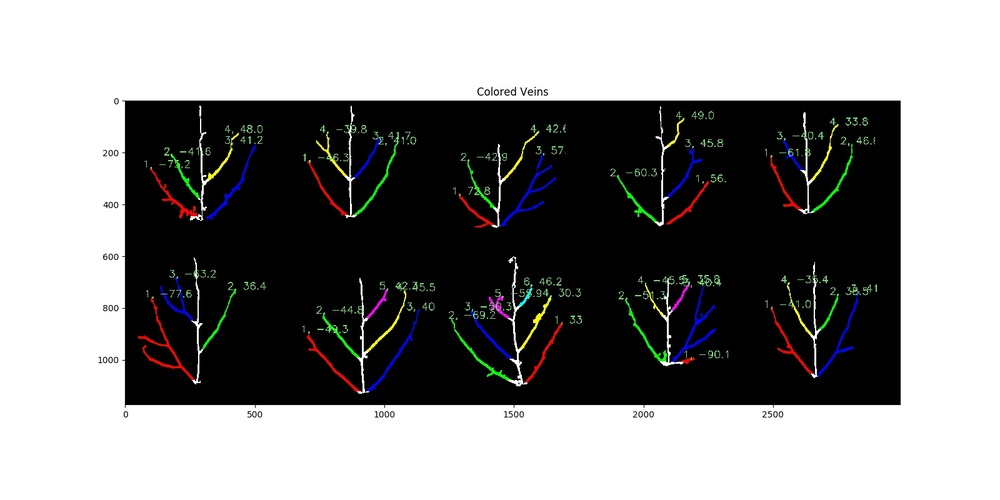
#> input picture images/color_veins_with_angles.jpg, 1000 x 500 px, shrunk from 1600 x 800 before the run
$ python -i correct_angle_by_radon.py   (imports and definitions only)
#> lines starting #> are read from the running program, lines starting #| are printed output that depends on the picture; after the words box and inside, x2 and y2 are one past the last pixel; in counts of white or black regions, pixels touching at a corner belong together
### get_pic_rotated_and_broaden.py
import cv2
from math import *
import numpy as np


def get_pic_rotated_and_broaden(img, degree=45, filled_color=-1):

    # 获取旋转后4角的填充色
    if filled_color == -1:
        filled_color = tuple(img[0][0].tolist())
    if isinstance(filled_color, int):
        filled_color = (filled_color, filled_color, filled_color)

    height, width = img.shape[:2]

    # 旋转后的尺寸
    height_new = int(width * fabs(sin(radians(degree))) + height * fabs(cos(radians(degree))))
    width_new = int(height * fabs(sin(radians(degree))) + width * fabs(cos(radians(degree))))

    mat_rotation = cv2.getRotationMatrix2D((width / 2, height / 2), degree, 1)

    mat_rotation[0, 2] += (width_new - width) / 2
    mat_rotation[1, 2] += (height_new - height) / 2

    img_rotation = cv2.warpAffine(img, mat_rotation, (width_new, height_new), borderValue=filled_color)
    # 填充四个角
    mask = np.zeros((height_new + 2, width_new + 2), np.uint8)
    mask[:] = 0
    seed_points = [(0, 0), (0, height_new - 1), (width_new - 1, 0), (width_new - 1, height_new - 1)]
    for i in seed_points:
        cv2.floodFill(img_rotation, mask, i, filled_color)
    return img_rotation

### correct_angle_by_radon.py
import cv2
from skimage import transform, morphology
import numpy as np
import get_pic_rotated_and_broaden


def correct_angle_by_radon(image):
    """
    correct_angle_by_radon(image) -> (img_rotated, rotating_angle)
    :param image: src
    :return: img_rotated and rotating_angle
    """
#> called with image = 'images/color_veins_with_angles.jpg'
    img = cv2.imread(image)
#> img is the input picture: shape (500, 1000, 3); mean B, G, R 138.3, 138.5, 138.5

    img_gray = cv2.cvtColor(img, cv2.COLOR_BGR2GRAY)
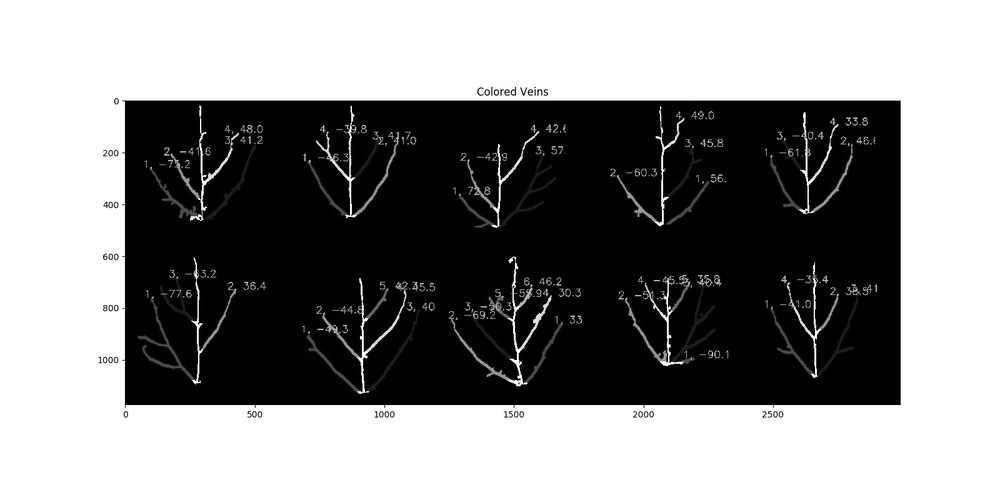
#> img_gray: shape (500, 1000); min 0, max 255, mean 138.5
    bw = cv2.Canny(img_gray, 60, 120)
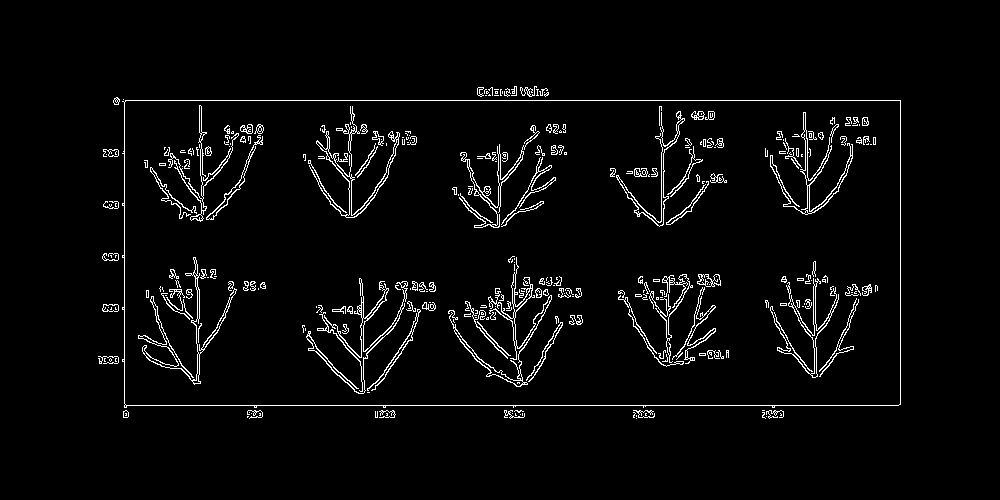
#> bw: shape (500, 1000); 3.5% white in thin lines or dots, all inside (x1, y1, x2, y2) = (98, 86, 901, 419)
    for i in bw:
        for j in range(len(i)):
            if 255 == i[j]:
                i[j] = 1
    bw = morphology.skeletonize(bw)   # optional
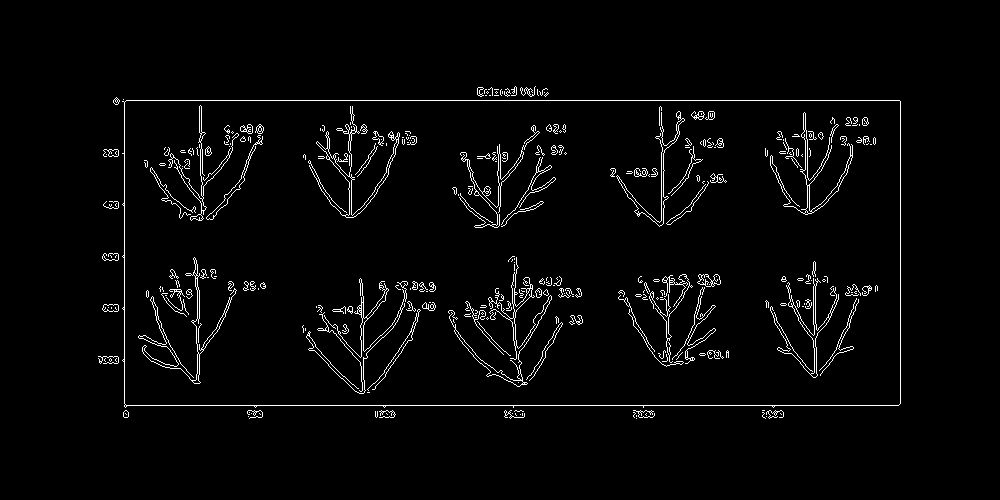
#> bw: shape (500, 1000) bool; 2.8% white in thin lines or dots, all inside (x1, y1, x2, y2) = (98, 86, 901, 419)
    theta = list(range(-90, 90))
    R = transform.radon_transform.radon(bw, theta)
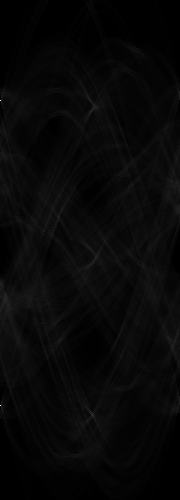
#> R: shape (500, 180) float64; min 0, max 499, mean 16.5; drawn with min black and max white
    R1 = np.max(R, axis=0)
#> R1 = 180 values, max 499 at index 0, min 37.18 at index 161, mean 53.88
    theta_max = 90
    while theta_max > 50 or theta_max < -50:
        R2, theta_max = np.max(R1), np.argwhere(R1 == np.max(R1))
        R1[theta_max] = 0
        theta_max -= 91
#> this loop made 2 passes
#> (R2, theta_max) on passes 1 to 2: (499, [-91]), (104, [-1])
#> after the loop, R1 = 180 values, max 90.87 at index 91, min 0 at index 0, mean 50.53
    img_rotated = get_pic_rotated_and_broaden.get_pic_rotated_and_broaden(img, -theta_max, (255, 255, 255))
#> in get_pic_rotated_and_broaden, `height_new = int(width * fabs(sin(radians(degree))) + height * fabs(co..`: height_new = 517
#> in get_pic_rotated_and_broaden, `width_new = int(height * fabs(sin(radians(degree))) + width * fabs(cos..`: width_new = 1008
#> in get_pic_rotated_and_broaden, `mat_rotation = cv2.getRotationMatrix2D((width / 2, height / 2), degree..`: mat_rotation = [[1, 0.0175, -4.29], [-0.0175, 1, 8.76]]
#> in get_pic_rotated_and_broaden, `img_rotation = cv2.warpAffine(img, mat_rotation, (width_new, height_ne..`:
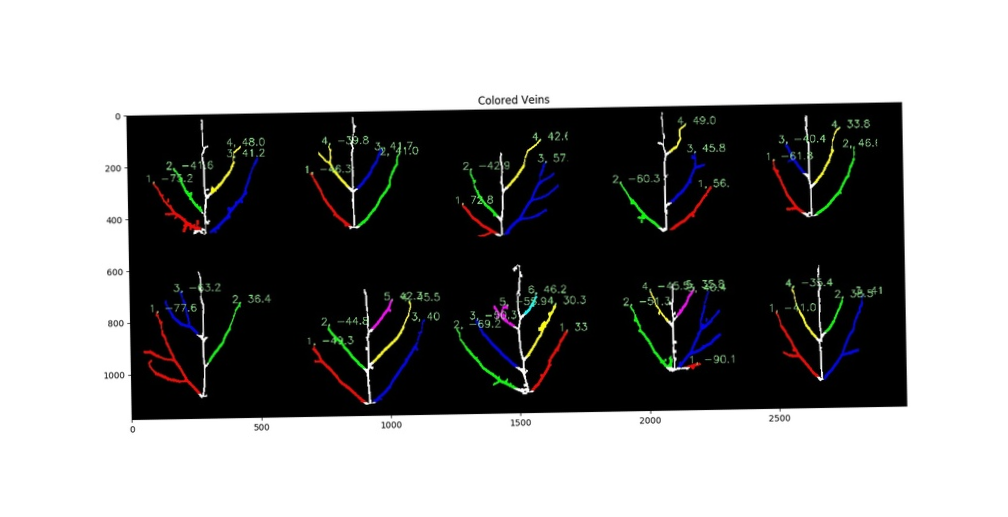
#> img_rotation: shape (517, 1008, 3); mean B, G, R 143.1, 143.2, 143.2
#> in get_pic_rotated_and_broaden, `seed_points = [(0, 0), (0, height_new - 1), (width_new - 1, 0), (width..`: seed_points = [(0, 0), (0, 516), (1007, 0), (1007, 516)]
#> the loop in get_pic_rotated_and_broaden, `for i in seed_points:` made 4 passes
    rotating_angle = theta_max
#> rotating_angle = [-1]

    return img_rotated, rotating_angle

>>> result = correct_angle_by_radon('images/color_veins_with_angles.jpg')
